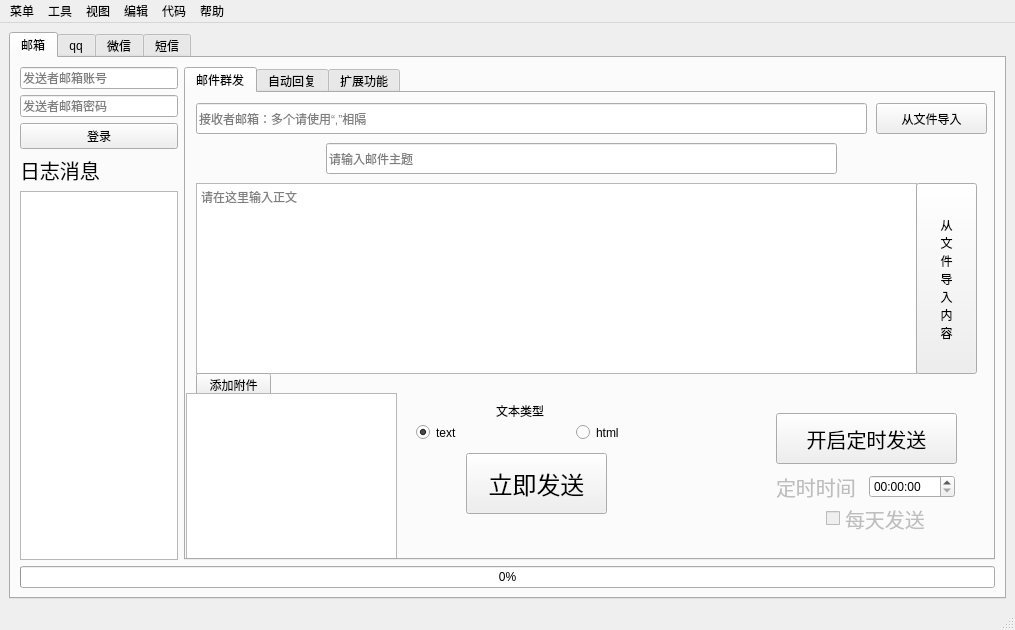
<?xml version="1.0" encoding="UTF-8"?>
<ui version="4.0">
 <class>MainWindow</class>
 <widget class="QMainWindow" name="MainWindow">
  <property name="geometry">
   <rect>
    <x>0</x>
    <y>0</y>
    <width>1015</width>
    <height>630</height>
   </rect>
  </property>
  <property name="windowTitle">
   <string>MainWindow</string>
  </property>
  <widget class="QWidget" name="centralwidget">
   <layout class="QGridLayout" name="gridLayout">
    <item row="0" column="0">
     <widget class="QTabWidget" name="tabWidget">
      <property name="minimumSize">
       <size>
        <width>993</width>
        <height>557</height>
       </size>
      </property>
      <property name="currentIndex">
       <number>0</number>
      </property>
      <widget class="QWidget" name="tab">
       <attribute name="title">
        <string>邮箱</string>
       </attribute>
       <layout class="QGridLayout" name="gridLayout_2">
        <item row="3" column="0" colspan="2">
         <widget class="QProgressBar" name="em_progressBar">
          <property name="value">
           <number>0</number>
          </property>
         </widget>
        </item>
        <item row="1" column="0">
         <widget class="QLabel" name="label_3">
          <property name="maximumSize">
           <size>
            <width>16777215</width>
            <height>16777215</height>
           </size>
          </property>
          <property name="font">
           <font>
            <pointsize>15</pointsize>
           </font>
          </property>
          <property name="text">
           <string>日志消息</string>
          </property>
         </widget>
        </item>
        <item row="2" column="0">
         <widget class="QTextBrowser" name="em_log_msg">
          <property name="maximumSize">
           <size>
            <width>16777215</width>
            <height>16777215</height>
           </size>
          </property>
         </widget>
        </item>
        <item row="0" column="0">
         <layout class="QVBoxLayout" name="verticalLayout_3">
          <item>
           <widget class="QLineEdit" name="em_user">
            <property name="maximumSize">
             <size>
              <width>16777215</width>
              <height>16777215</height>
             </size>
            </property>
            <property name="placeholderText">
             <string>发送者邮箱账号</string>
            </property>
           </widget>
          </item>
          <item>
           <widget class="QLineEdit" name="em_pwd">
            <property name="maximumSize">
             <size>
              <width>16777215</width>
              <height>16777215</height>
             </size>
            </property>
            <property name="echoMode">
             <enum>QLineEdit::Password</enum>
            </property>
            <property name="placeholderText">
             <string>发送者邮箱密码</string>
            </property>
           </widget>
          </item>
          <item>
           <widget class="QPushButton" name="em_login">
            <property name="maximumSize">
             <size>
              <width>9999999</width>
              <height>16777215</height>
             </size>
            </property>
            <property name="text">
             <string>登录</string>
            </property>
           </widget>
          </item>
         </layout>
        </item>
        <item row="0" column="1" rowspan="3">
         <widget class="QTabWidget" name="em_function_zone">
          <property name="minimumSize">
           <size>
            <width>811</width>
            <height>475</height>
           </size>
          </property>
          <property name="currentIndex">
           <number>0</number>
          </property>
          <widget class="QWidget" name="tab_5">
           <attribute name="title">
            <string>邮件群发</string>
           </attribute>
           <widget class="QLineEdit" name="em_mass_recipients">
            <property name="geometry">
             <rect>
              <x>10</x>
              <y>10</y>
              <width>671</width>
              <height>31</height>
             </rect>
            </property>
            <property name="inputMask">
             <string/>
            </property>
            <property name="text">
             <string/>
            </property>
            <property name="placeholderText">
             <string>接收者邮箱：多个请使用“,”相隔</string>
            </property>
           </widget>
           <widget class="QTextEdit" name="em_mass_content">
            <property name="geometry">
             <rect>
              <x>10</x>
              <y>90</y>
              <width>721</width>
              <height>191</height>
             </rect>
            </property>
            <property name="maximumSize">
             <size>
              <width>721</width>
              <height>16777215</height>
             </size>
            </property>
            <property name="placeholderText">
             <string>请在这里输入正文</string>
            </property>
           </widget>
           <widget class="QLineEdit" name="em_mass_subject">
            <property name="geometry">
             <rect>
              <x>140</x>
              <y>50</y>
              <width>511</width>
              <height>31</height>
             </rect>
            </property>
            <property name="placeholderText">
             <string>请输入邮件主题</string>
            </property>
           </widget>
           <widget class="QPushButton" name="em_mass_send">
            <property name="geometry">
             <rect>
              <x>280</x>
              <y>360</y>
              <width>141</width>
              <height>61</height>
             </rect>
            </property>
            <property name="font">
             <font>
              <pointsize>18</pointsize>
             </font>
            </property>
            <property name="text">
             <string>立即发送</string>
            </property>
           </widget>
           <widget class="QPushButton" name="em_mass_add_attachment">
            <property name="geometry">
             <rect>
              <x>10</x>
              <y>280</y>
              <width>75</width>
              <height>23</height>
             </rect>
            </property>
            <property name="text">
             <string>添加附件</string>
            </property>
           </widget>
           <widget class="QPushButton" name="em_mass_import_file_content">
            <property name="geometry">
             <rect>
              <x>730</x>
              <y>90</y>
              <width>61</width>
              <height>191</height>
             </rect>
            </property>
            <property name="maximumSize">
             <size>
              <width>721</width>
              <height>16777215</height>
             </size>
            </property>
            <property name="font">
             <font>
              <stylestrategy>PreferDefault</stylestrategy>
             </font>
            </property>
            <property name="focusPolicy">
             <enum>Qt::NoFocus</enum>
            </property>
            <property name="contextMenuPolicy">
             <enum>Qt::DefaultContextMenu</enum>
            </property>
            <property name="text">
             <string>从
文
件
导
入
内
容</string>
            </property>
           </widget>
           <widget class="QPushButton" name="em_mass_import_file_recipients">
            <property name="geometry">
             <rect>
              <x>690</x>
              <y>10</y>
              <width>111</width>
              <height>31</height>
             </rect>
            </property>
            <property name="text">
             <string>从文件导入</string>
            </property>
           </widget>
           <widget class="QRadioButton" name="em_mass_text">
            <property name="geometry">
             <rect>
              <x>230</x>
              <y>330</y>
              <width>115</width>
              <height>19</height>
             </rect>
            </property>
            <property name="text">
             <string>text</string>
            </property>
            <property name="checked">
             <bool>true</bool>
            </property>
           </widget>
           <widget class="QLabel" name="label_4">
            <property name="geometry">
             <rect>
              <x>310</x>
              <y>310</y>
              <width>72</width>
              <height>15</height>
             </rect>
            </property>
            <property name="text">
             <string>文本类型</string>
            </property>
           </widget>
           <widget class="QRadioButton" name="em_mass_html">
            <property name="geometry">
             <rect>
              <x>390</x>
              <y>330</y>
              <width>115</width>
              <height>19</height>
             </rect>
            </property>
            <property name="text">
             <string>html</string>
            </property>
           </widget>
           <widget class="QPushButton" name="em_mass_clock_send">
            <property name="geometry">
             <rect>
              <x>590</x>
              <y>320</y>
              <width>181</width>
              <height>51</height>
             </rect>
            </property>
            <property name="font">
             <font>
              <pointsize>15</pointsize>
             </font>
            </property>
            <property name="text">
             <string>开启定时发送</string>
            </property>
           </widget>
           <widget class="QCheckBox" name="em_mass_evday">
            <property name="enabled">
             <bool>false</bool>
            </property>
            <property name="geometry">
             <rect>
              <x>640</x>
              <y>410</y>
              <width>131</width>
              <height>31</height>
             </rect>
            </property>
            <property name="font">
             <font>
              <pointsize>15</pointsize>
             </font>
            </property>
            <property name="text">
             <string>每天发送</string>
            </property>
            <property name="checkable">
             <bool>true</bool>
            </property>
           </widget>
           <widget class="QWidget" name="layoutWidget">
            <property name="geometry">
             <rect>
              <x>590</x>
              <y>380</y>
              <width>179</width>
              <height>27</height>
             </rect>
            </property>
            <layout class="QHBoxLayout" name="horizontalLayout">
             <item>
              <widget class="QLabel" name="label">
               <property name="enabled">
                <bool>false</bool>
               </property>
               <property name="font">
                <font>
                 <pointsize>15</pointsize>
                </font>
               </property>
               <property name="text">
                <string>定时时间</string>
               </property>
              </widget>
             </item>
             <item>
              <widget class="QTimeEdit" name="em_mass_clock"/>
             </item>
            </layout>
           </widget>
           <widget class="QListWidget" name="em_mass_attachment">
            <property name="geometry">
             <rect>
              <x>0</x>
              <y>300</y>
              <width>211</width>
              <height>171</height>
             </rect>
            </property>
           </widget>
           <zorder>em_mass_clock_send</zorder>
           <zorder>em_mass_evday</zorder>
           <zorder>layoutWidget</zorder>
           <zorder>em_mass_recipients</zorder>
           <zorder>em_mass_content</zorder>
           <zorder>em_mass_subject</zorder>
           <zorder>em_mass_send</zorder>
           <zorder>em_mass_add_attachment</zorder>
           <zorder>em_mass_import_file_content</zorder>
           <zorder>em_mass_import_file_recipients</zorder>
           <zorder>em_mass_text</zorder>
           <zorder>label_4</zorder>
           <zorder>em_mass_html</zorder>
           <zorder>em_mass_attachment</zorder>
          </widget>
          <widget class="QWidget" name="tab_6">
           <attribute name="title">
            <string>自动回复</string>
           </attribute>
           <widget class="QPushButton" name="em_auto_start_reply">
            <property name="geometry">
             <rect>
              <x>260</x>
              <y>370</y>
              <width>191</width>
              <height>51</height>
             </rect>
            </property>
            <property name="font">
             <font>
              <pointsize>16</pointsize>
             </font>
            </property>
            <property name="text">
             <string>开启自动回复</string>
            </property>
           </widget>
           <widget class="QRadioButton" name="em_auto_text">
            <property name="geometry">
             <rect>
              <x>240</x>
              <y>320</y>
              <width>115</width>
              <height>19</height>
             </rect>
            </property>
            <property name="text">
             <string>text</string>
            </property>
            <property name="checkable">
             <bool>true</bool>
            </property>
            <property name="checked">
             <bool>true</bool>
            </property>
           </widget>
           <widget class="QTextEdit" name="em_auto_content">
            <property name="geometry">
             <rect>
              <x>10</x>
              <y>90</y>
              <width>721</width>
              <height>191</height>
             </rect>
            </property>
            <property name="maximumSize">
             <size>
              <width>721</width>
              <height>16777215</height>
             </size>
            </property>
            <property name="html">
             <string>&lt;!DOCTYPE HTML PUBLIC &quot;-//W3C//DTD HTML 4.0//EN&quot; &quot;http://www.w3.org/TR/REC-html40/strict.dtd&quot;&gt;
&lt;html&gt;&lt;head&gt;&lt;meta name=&quot;qrichtext&quot; content=&quot;1&quot; /&gt;&lt;style type=&quot;text/css&quot;&gt;
p, li { white-space: pre-wrap; }
&lt;/style&gt;&lt;/head&gt;&lt;body style=&quot; font-family:'SimSun'; font-size:9pt; font-weight:400; font-style:normal;&quot;&gt;
&lt;p style=&quot;-qt-paragraph-type:empty; margin-top:0px; margin-bottom:0px; margin-left:0px; margin-right:0px; -qt-block-indent:0; text-indent:0px;&quot;&gt;&lt;br /&gt;&lt;/p&gt;&lt;/body&gt;&lt;/html&gt;</string>
            </property>
            <property name="placeholderText">
             <string>请在这里输入正文</string>
            </property>
           </widget>
           <widget class="QPushButton" name="em_auto_import_file_content">
            <property name="geometry">
             <rect>
              <x>730</x>
              <y>90</y>
              <width>61</width>
              <height>191</height>
             </rect>
            </property>
            <property name="maximumSize">
             <size>
              <width>721</width>
              <height>16777215</height>
             </size>
            </property>
            <property name="font">
             <font>
              <stylestrategy>PreferDefault</stylestrategy>
             </font>
            </property>
            <property name="focusPolicy">
             <enum>Qt::NoFocus</enum>
            </property>
            <property name="contextMenuPolicy">
             <enum>Qt::DefaultContextMenu</enum>
            </property>
            <property name="text">
             <string>从
文
件
导
入
内
容</string>
            </property>
           </widget>
           <widget class="QPushButton" name="em_auto_add_attachment">
            <property name="geometry">
             <rect>
              <x>10</x>
              <y>280</y>
              <width>75</width>
              <height>23</height>
             </rect>
            </property>
            <property name="text">
             <string>添加附件</string>
            </property>
           </widget>
           <widget class="QRadioButton" name="em_auto_html">
            <property name="geometry">
             <rect>
              <x>400</x>
              <y>320</y>
              <width>115</width>
              <height>19</height>
             </rect>
            </property>
            <property name="text">
             <string>html</string>
            </property>
           </widget>
           <widget class="QLineEdit" name="em_auto_subject">
            <property name="geometry">
             <rect>
              <x>140</x>
              <y>50</y>
              <width>511</width>
              <height>31</height>
             </rect>
            </property>
            <property name="placeholderText">
             <string>请输入邮件主题</string>
            </property>
           </widget>
           <widget class="QLabel" name="label_2">
            <property name="geometry">
             <rect>
              <x>320</x>
              <y>300</y>
              <width>72</width>
              <height>15</height>
             </rect>
            </property>
            <property name="text">
             <string>文本类型</string>
            </property>
           </widget>
           <widget class="QWidget" name="layoutWidget">
            <property name="geometry">
             <rect>
              <x>0</x>
              <y>10</y>
              <width>791</width>
              <height>41</height>
             </rect>
            </property>
            <layout class="QHBoxLayout" name="horizontalLayout_2">
             <item>
              <widget class="QPushButton" name="em_auto_import_file_recipient">
               <property name="text">
                <string>从文件导入</string>
               </property>
              </widget>
             </item>
             <item>
              <widget class="QLineEdit" name="em_auto_recipients">
               <property name="minimumSize">
                <size>
                 <width>0</width>
                 <height>31</height>
                </size>
               </property>
               <property name="placeholderText">
                <string>对特定人回复：多个请使用“,”相隔</string>
               </property>
              </widget>
             </item>
             <item>
              <widget class="QCheckBox" name="em_auto_reply_all">
               <property name="font">
                <font>
                 <pointsize>10</pointsize>
                </font>
               </property>
               <property name="text">
                <string>对所有人回复</string>
               </property>
              </widget>
             </item>
            </layout>
           </widget>
           <widget class="QListWidget" name="em_auto_attachment">
            <property name="geometry">
             <rect>
              <x>0</x>
              <y>300</y>
              <width>211</width>
              <height>171</height>
             </rect>
            </property>
           </widget>
           <widget class="QListView" name="listView">
            <property name="geometry">
             <rect>
              <x>1000</x>
              <y>160</y>
              <width>256</width>
              <height>192</height>
             </rect>
            </property>
           </widget>
          </widget>
          <widget class="QWidget" name="tab_7">
           <attribute name="title">
            <string>扩展功能</string>
           </attribute>
          </widget>
         </widget>
        </item>
       </layout>
      </widget>
      <widget class="QWidget" name="tab_3">
       <attribute name="title">
        <string>qq</string>
       </attribute>
      </widget>
      <widget class="QWidget" name="tab_4">
       <attribute name="title">
        <string>微信</string>
       </attribute>
      </widget>
      <widget class="QWidget" name="tab_2">
       <attribute name="title">
        <string>短信</string>
       </attribute>
      </widget>
     </widget>
    </item>
   </layout>
  </widget>
  <widget class="QStatusBar" name="statusbar"/>
  <widget class="QMenuBar" name="menubar">
   <property name="geometry">
    <rect>
     <x>0</x>
     <y>0</y>
     <width>1015</width>
     <height>23</height>
    </rect>
   </property>
   <widget class="QMenu" name="menu">
    <property name="title">
     <string>菜单</string>
    </property>
    <addaction name="separator"/>
    <addaction name="actionFile"/>
   </widget>
   <widget class="QMenu" name="menu_2">
    <property name="title">
     <string>工具</string>
    </property>
   </widget>
   <widget class="QMenu" name="menu_3">
    <property name="title">
     <string>视图</string>
    </property>
   </widget>
   <widget class="QMenu" name="menu_4">
    <property name="title">
     <string>帮助</string>
    </property>
   </widget>
   <widget class="QMenu" name="menu_5">
    <property name="title">
     <string>编辑</string>
    </property>
    <addaction name="separator"/>
    <addaction name="separator"/>
    <addaction name="separator"/>
   </widget>
   <widget class="QMenu" name="menu_6">
    <property name="title">
     <string>代码</string>
    </property>
   </widget>
   <addaction name="menu"/>
   <addaction name="menu_2"/>
   <addaction name="menu_3"/>
   <addaction name="menu_5"/>
   <addaction name="menu_6"/>
   <addaction name="menu_4"/>
  </widget>
  <action name="actionFile">
   <property name="text">
    <string>File</string>
   </property>
  </action>
 </widget>
 <resources/>
 <connections/>
</ui>
